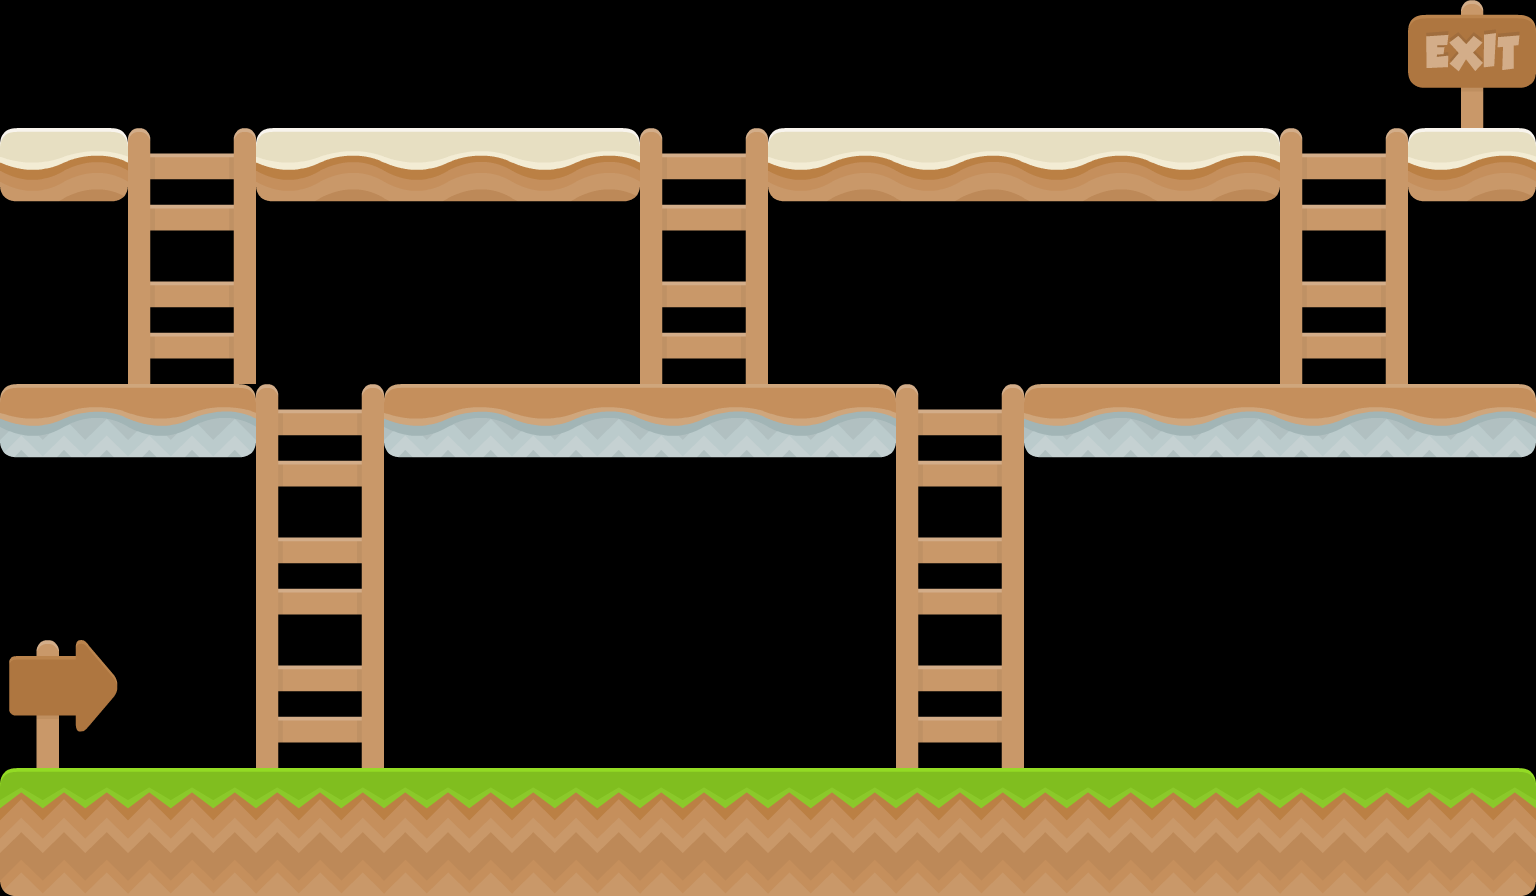

A level layout from a 2D game, rendered from its tile map. Below: a short description, then the map file with tile-grid data replaced by summaries:
An orthogonal 12x7 tile map with 128x128 px tiles, 5 tile layers (ground, floor1, floor2, entry_exit, ...), 1 hidden layer not drawn.

<map version="1.10" tiledversion="1.10.1" orientation="orthogonal" renderorder="right-down" width="12" height="7" tilewidth="128" tileheight="128" infinite="0" nextlayerid="7" nextobjectid="1">
 <tileset firstgid="1" source="tiles.tsx" />
 <layer id="1" name="ground" width="12" height="7">
  <data>[84 cells, 12 non-empty, 3 distinct tile ids]</data>
 </layer>
 <layer id="2" name="floor1" width="12" height="7">
  <data>[84 cells, 10 non-empty, 3 distinct tile ids]</data>
 </layer>
 <layer id="3" name="floor2" width="12" height="7">
  <data>[84 cells, 9 non-empty, 4 distinct tile ids]</data>
 </layer>
 <layer id="4" name="entry_exit" width="12" height="7">
  <data>[84 cells, 2 non-empty, 2 distinct tile ids]</data>
 </layer>
 <layer id="5" name="ladders" width="12" height="7">
  <data>[84 cells, 12 non-empty, 2 distinct tile ids]</data>
 </layer>
 <layer id="6" name="collision" width="12" height="7" visible="0">
  <data>[84 cells, 31 non-empty, 1 distinct tile ids]</data>
 </layer>
</map>
